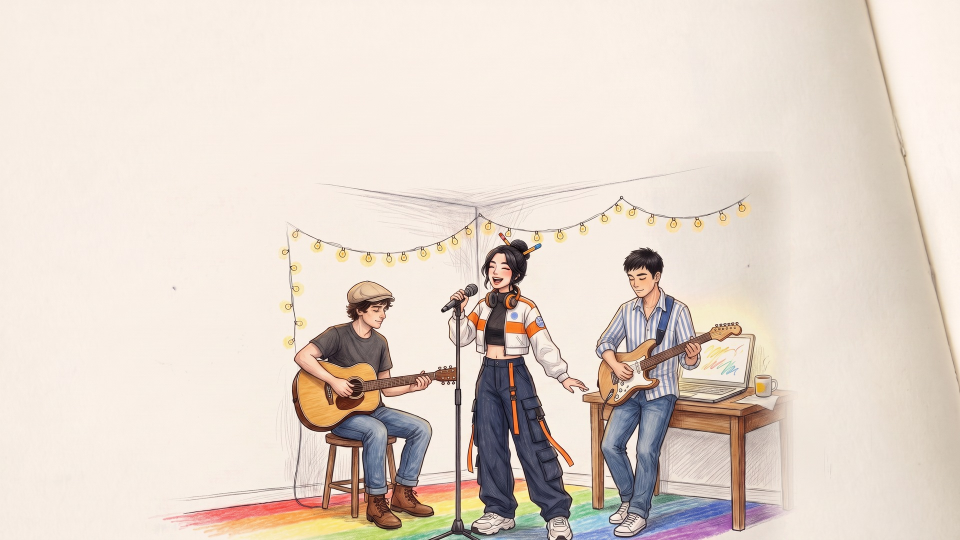
#> input picture media/act5/tex/page11_v46.jpg, 1920 x 1080 px, found by its file name (shown at 1/2 size)
$ python pb_spread47_page11.py ../../media/act5/tex/page11_v46.jpg
#> lines starting #> are read from the running program, lines starting #| are printed output that depends on the picture; after the words box and inside, x2 and y2 are one past the last pixel; in counts of white or black regions, pixels touching at a corner belong together
"""v4.7 v47_outro: the same jacket fixes on the outro's END page (media/act5/tex/page11*.jpg, the 2011 page in colour with all three,
on screen 195.4-203): its sleeve patch is a blue disc of gibberish and both shoulders carry orange strips.
  - shoulder strips (orange) -> jacket white (Lab chroma -> nearby white, L additive), + a small snap at each strap's collar end
  - the blue patch -> erased (Telea inside the arm), round b/w 1420 MHz patch (inputs/sleeve_patch_1420MHz.png) centred ON the band,
    clipped at the arm's outline
Hem and cuffs on this page are already white; bands untouched. Writes page11.jpg + page11_half.jpg (originals kept as *_v46.jpg).
    $OSPY tools/cutscenes/pb_spread47_page11.py [--debug=DIR]"""
import sys, os, shutil, numpy as np, cv2
R = "/home/jade/Documents/vibesong/"
T = R + "media/act5/tex/"
if not os.path.exists(T + "page11_v46.jpg"):
    shutil.copy(T + "page11.jpg", T + "page11_v46.jpg"); shutil.copy(T + "page11_half.jpg", T + "page11_half_v46.jpg")
im = cv2.imread(T + "page11_v46.jpg"); src = im.copy()
#> further down, im is the input picture: shape (1080, 1920, 3); mean B, G, R 203.9, 214.1, 226.7
dbg = dict((a[2:].split('=', 1) + [''])[:2] for a in sys.argv[1:] if a.startswith('--')).get('debug')

# 1) shoulder strips -> white
hsv = cv2.cvtColor(im, cv2.COLOR_BGR2HSV).astype(np.float32); h, s, v = hsv[..., 0], hsv[..., 1], hsv[..., 2]
th = 110 + 40 * np.clip((v - 130) / 60, 0, 1)
w = np.clip(1 - np.maximum(0, np.abs(h - 11) - 8) / 3, 0, 1) * np.clip((s - th) / 35, 0, 1) * np.clip((v - 115) / 40, 0, 1)
lab = cv2.cvtColor(im, cv2.COLOR_BGR2LAB).astype(np.float32)
# on this still the strips are drawn with pale-orange pencil at their edges too: inside the strip boxes any orange-hued px counts
wl = np.clip(1 - np.maximum(0, np.abs(h - 11) - 8) / 3, 0, 1) * np.clip((s - 45) / 40, 0, 1) * np.clip((v - 115) / 40, 0, 1)
for (x0, y0, x1, y1) in [(1041, 591, 1074, 618), (954, 595, 970, 609)]:
    reg = np.zeros(w.shape, np.float32); reg[y0:y1, x0:x1] = 1
    a = np.maximum(w, wl) * reg
    nb = lab[y0 - 25:y1 + 25, x0 - 25:x1 + 25]; hs = hsv[y0 - 25:y1 + 25, x0 - 25:x1 + 25]
    wr = np.median(nb[(hs[..., 1] < 40) & (hs[..., 2] > 200)], axis=0)
    osel = a > 0.9
    orr = np.median(lab[osel], axis=0) if osel.sum() > 10 else np.median(lab[a > 0.3], axis=0) if (a > 0.3).sum() > 5 else None
    if orr is None: continue
    new = lab.copy(); new[..., 0] = np.clip(wr[0] + (lab[..., 0] - orr[0]) * 0.3, 0, 248)   # compressed: the orange's shading strokes must not turn into grey lines
    new[..., 1] = wr[1] + (lab[..., 1] - orr[1]) * 0.05; new[..., 2] = wr[2] + (lab[..., 2] - orr[2]) * 0.05
    ac = np.clip(2 * a, 0, 1)[..., None]; al = (a * a)[..., None]
    lab[..., :1] = lab[..., :1] * (1 - al) + new[..., :1] * al; lab[..., 1:] = lab[..., 1:] * (1 - ac) + new[..., 1:] * ac
#> this loop made 2 passes
#> (wr, orr) on passes 1 to 2: ([241, 130, 134], [169, 158, 174]), ([240, 131, 134], [181.5, 146, 157])
#> pass 1, `hs = hsv[y0 - 25:y1 + 25, x0 - 25:x1 + 25]`:
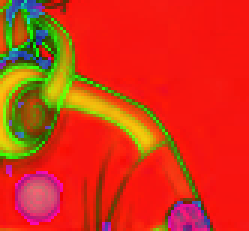
#> hs: shape (77, 83, 3) float32 (shown 3 times larger); mean B, G, R 22.3, 52.4, 212.7
#> pass 1, `osel = a > 0.9`:
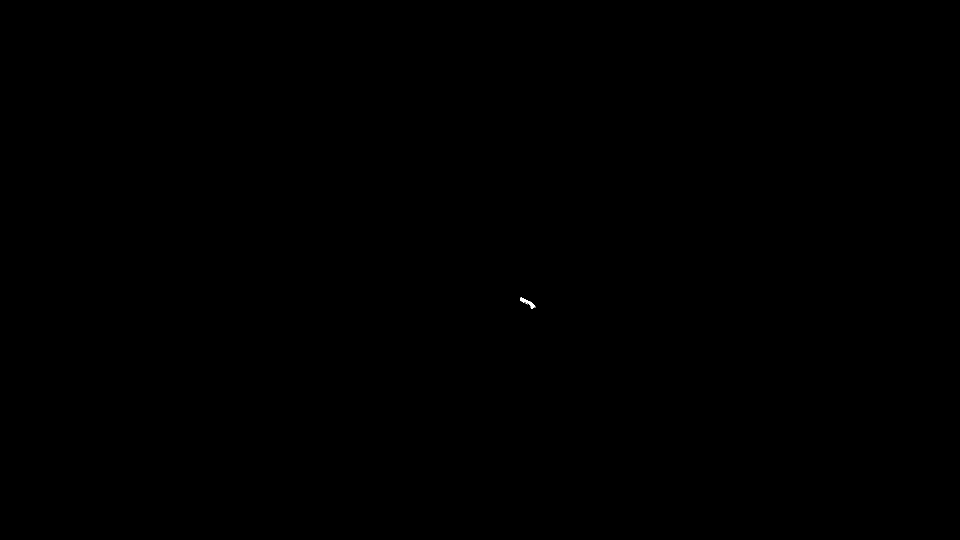
#> osel: shape (1080, 1920) bool (shown at 1/2 size); 0.01% white; 2 white regions (1 under 20 px), largest, box (x1, y1, x2, y2) and area: (1041, 595, 1071, 618) 209
#> after the loop:
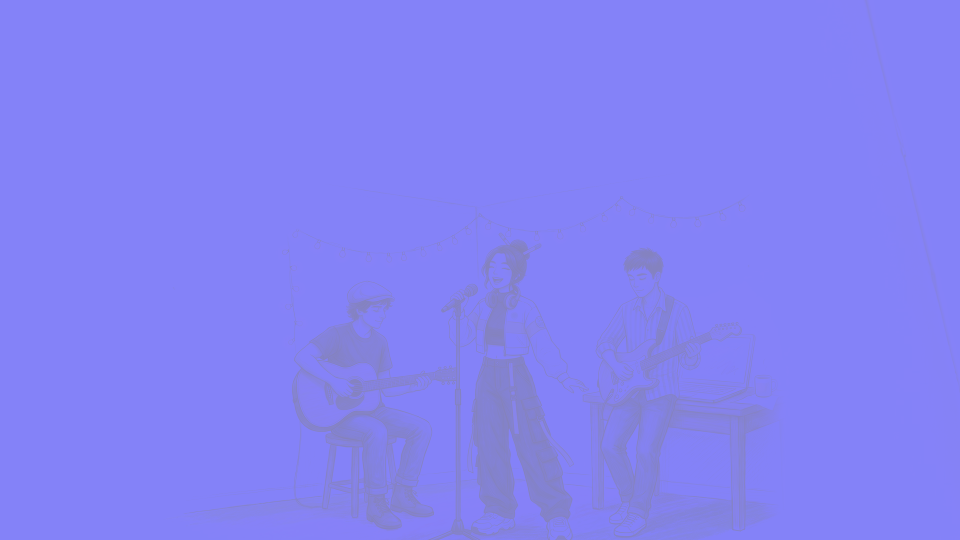
#> new: shape (1080, 1920, 3) float32 (shown at 1/2 size); mean B, G, R 248.9, 128.7, 130.9
#> after the loop: reg: shape (1080, 1920) float32; values 0 (black) and 1 (white), 0.01% white; 1 white region, box (x1, y1, x2, y2) and area: (954, 595, 970, 609) 224
im = cv2.cvtColor(np.clip(lab, 0, 255).astype(np.uint8), cv2.COLOR_LAB2BGR)

# 2) the patch
OC, ORX, ORY = (1080.5, 643.5), 9.5, 12.5                              # the old blue disc
PC, PR, ROT = (1078.5, 648.5), (9.5, 12.0), -22.0                       # new: centred on the band, tilted with the arm
def xline(y): return 1072.0 + 0.45 * (y - 612.0) - 1.6      # the arm's right outline (inner edge; outer edge measured 612-674) across the patch rows
yy, xx = np.mgrid[0:im.shape[0], 0:im.shape[1]].astype(np.float32)
old = ((((xx - OC[0]) / (ORX + 3.0)) ** 2 + ((yy - OC[1]) / (ORY + 3.0)) ** 2) < 1) & (xx < xline(yy) + 0.8)
#> old: shape (1080, 1920) bool; 0.02% white; 1 white region, box (x1, y1, x2, y2) and area: (1069, 629, 1090, 659) 424
im = cv2.inpaint(im, old.astype(np.uint8) * 255, 3, cv2.INPAINT_TELEA)
# (the arm outline itself was never under the old disc: kept as drawn) any blue left on the outline's inner edge -> neutral
hb = cv2.cvtColor(im, cv2.COLOR_BGR2HSV); bl = (hb[..., 0] > 95) & (hb[..., 0] < 130) & (hb[..., 1] > 40) & ((((xx - OC[0]) / (ORX + 3)) ** 2 + ((yy - OC[1]) / (ORY + 3)) ** 2) < 1)
#> after `hb = cv2.cvtColor(im, cv2.COLOR_BGR2HSV)`: hb: shape (1080, 1920, 3); mean H, S, V 21.7, 33.1, 228.7
#> after `bl = (hb[..., 0] > 95) & (hb[..., 0] < 130) & (hb[..., 1] > 40) & (((x`: bl: shape (1080, 1920) bool; every value is 0
g_ = cv2.cvtColor(im, cv2.COLOR_BGR2GRAY); im[bl] = np.stack([g_[bl]] * 3, 1)
SS = 8
pp = cv2.imread(R + "inputs/sleeve_patch_1420MHz.png", cv2.IMREAD_UNCHANGED).astype(np.float32) / 255
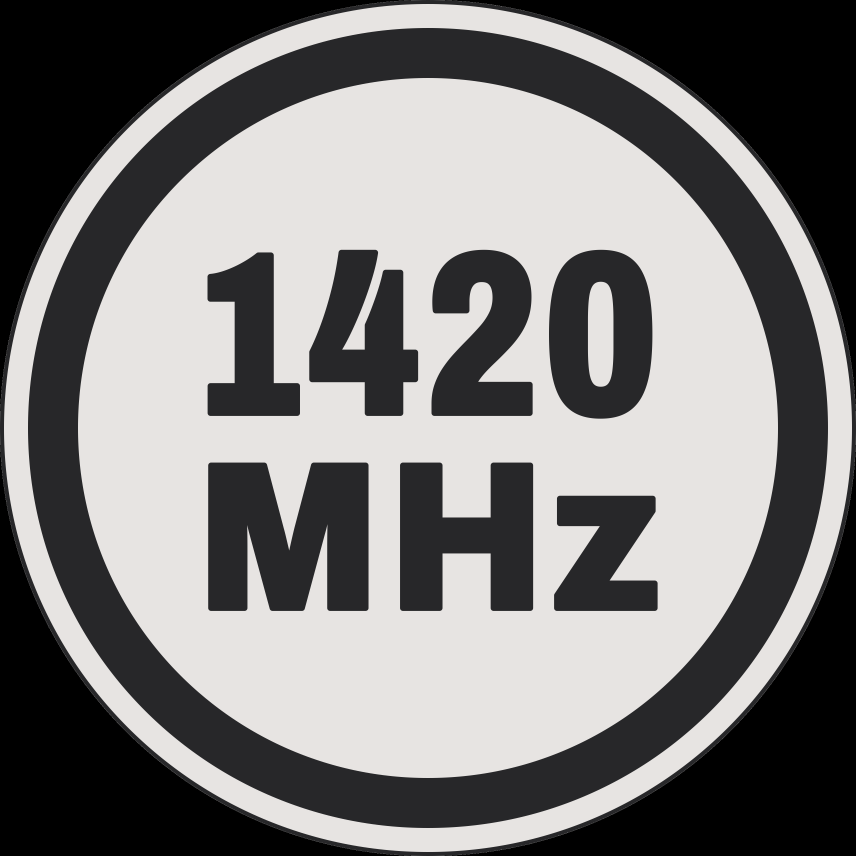
#> input picture inputs/sleeve_patch_1420MHz.png, 2568 x 2568 px, found by its file name (shown at 1/3 size)
pw, ph = int(2 * PR[0] * SS), int(2 * PR[1] * SS)
pp = cv2.resize(pp, (pw, ph), interpolation=cv2.INTER_AREA)
#> pp: shape (192, 152, 4) float32
B = 48; bx0, by0 = int(PC[0]) - B // 2, int(PC[1]) - B // 2
a_ = np.deg2rad(ROT); c, s_ = np.cos(a_), np.sin(a_)
# sprite px -> SS canvas of the box: rotate about the sprite centre, place at PC
M = np.float64([[c, -s_, 0], [s_, c, 0]])
cx_, cy_ = (PC[0] - bx0) * SS, (PC[1] - by0) * SS
M[:, 2] = [cx_ - (c * pw / 2 - s_ * ph / 2), cy_ - (s_ * pw / 2 + c * ph / 2)]
lum = pp[..., :3].mean(2)
yy3, xx3 = np.mgrid[0:ph, 0:pw].astype(np.float32); rr = np.sqrt(((xx3 - pw / 2) / (pw / 2)) ** 2 + ((yy3 - ph / 2) / (ph / 2)) ** 2)
lum = np.where(rr < 0.80, lum.max(), lum)          # BLANK centre: ~19 px wide here, text would only read as gibberish
L = cv2.warpAffine(lum, M, (B * SS, B * SS), flags=cv2.INTER_LINEAR)
A = cv2.warpAffine(pp[..., 3], M, (B * SS, B * SS), flags=cv2.INTER_LINEAR)
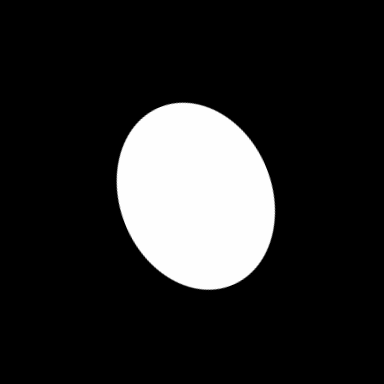
#> A: shape (384, 384) float32; min 0, max 1, mean 0.156
L = cv2.resize(L, (B, B), interpolation=cv2.INTER_AREA); A = cv2.resize(A, (B, B), interpolation=cv2.INTER_AREA)
reg = im[by0:by0 + B, bx0:bx0 + B].astype(np.float32)
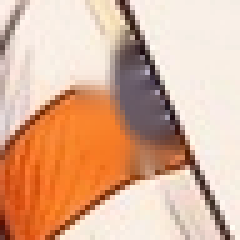
#> reg: shape (48, 48, 3) float32 (shown 5 times larger); mean B, G, R 152, 178, 220.3
hs = cv2.cvtColor(reg.astype(np.uint8), cv2.COLOR_BGR2HSV)
#> hs: shape (48, 48, 3); mean H, S, V 21.4, 82.4, 220.3
white = np.median(reg[(hs[..., 1] < 40) & (hs[..., 2] > 200)], axis=0); dark = np.float32([45, 42, 52])
#> after `white = np.median(reg[(hs[..., 1] < 40) & (hs[..., 2] > 200)], axis=0)`: white = [228, 238, 249]
t = np.clip((L - 0.18) / 0.70, 0, 1)[..., None]; col = dark * (1 - t) + white * t
gr = cv2.cvtColor(reg.astype(np.uint8), cv2.COLOR_BGR2GRAY).astype(np.float32)
col = col * (1 + (np.clip(gr / (cv2.GaussianBlur(gr, (0, 0), 2.0) + 1), 0.88, 1.1)[..., None] - 1) * 0.6)
col = cv2.GaussianBlur(col, (0, 0), 0.45)
by_, bx_ = np.mgrid[by0:by0 + B, bx0:bx0 + B].astype(np.float32)
clip = np.clip(xline(by_) + 0.5 - bx_, 0, 1)
al = (A * clip)[..., None] * 0.97
im[by0:by0 + B, bx0:bx0 + B] = np.clip(reg * (1 - al) + col * al, 0, 255).astype(np.uint8)

# 3) snaps at the straps' collar ends (only on jacket-white px)
def snap(f, x, y, r=2.6):
#> called with x = 1047, y = 596.5, r = 2.6
    S2 = 8; Bs = 12; x0, y0 = int(x) - Bs // 2, int(y) - Bs // 2
    yy2, xx2 = np.mgrid[0:Bs * S2, 0:Bs * S2].astype(np.float32); cx, cy = (x - x0) * S2, (y - y0) * S2
    d = np.sqrt((xx2 - cx) ** 2 + (yy2 - cy) ** 2) / S2
    ds = lambda q: cv2.resize(q, (Bs, Bs), interpolation=cv2.INTER_AREA)[..., None]
    rim, inner = ds(np.clip(r - d, 0, 1)), ds(np.clip(r - 0.9 - d, 0, 1))
    hl = ds(np.clip(0.8 - np.sqrt((xx2 - cx + 0.7 * S2) ** 2 + (yy2 - cy + 0.7 * S2) ** 2) / S2, 0, 1))
    sh = ds(np.clip(r + 0.2 - np.sqrt((xx2 - cx - 0.7 * S2) ** 2 + (yy2 - cy - 0.8 * S2) ** 2) / S2, 0, 1)) * 0.3
    rg = f[y0:y0 + Bs, x0:x0 + Bs].astype(np.float32); hs2 = cv2.cvtColor(rg.astype(np.uint8), cv2.COLOR_BGR2HSV)
    ok = cv2.GaussianBlur(((hs2[..., 2] > 150) & (hs2[..., 1] < 70)).astype(np.float32), (0, 0), 0.6)[..., None]
    o = rg * (1 - sh * 0.5); o = o * (1 - rim) + np.float32([50, 45, 60]) * rim; o = o * (1 - inner) + np.float32([196, 196, 204]) * inner
    o = o * (1 - hl * 0.8) + np.float32([250, 250, 252]) * hl * 0.8
    f[y0:y0 + Bs, x0:x0 + Bs] = np.clip(rg * (1 - ok) + o * ok, 0, 255).astype(np.uint8)
snap(im, 1047.0, 596.5); snap(im, 963.0, 601.5, r=1.9)
#> in snap (call 2), `f[y0:y0 + Bs, x0:x0 + Bs] = np.clip(rg * (1 - ok) + o * ok, 0, 255).as..`: f: shape (1080, 1920, 3); mean B, G, R 203.9, 214.4, 227.1

cv2.imwrite(T + "page11.jpg", im, [cv2.IMWRITE_JPEG_QUALITY, 95])
cv2.imwrite(T + "page11_half.jpg", cv2.resize(im, (im.shape[1] // 2, im.shape[0] // 2), interpolation=cv2.INTER_AREA), [cv2.IMWRITE_JPEG_QUALITY, 95])
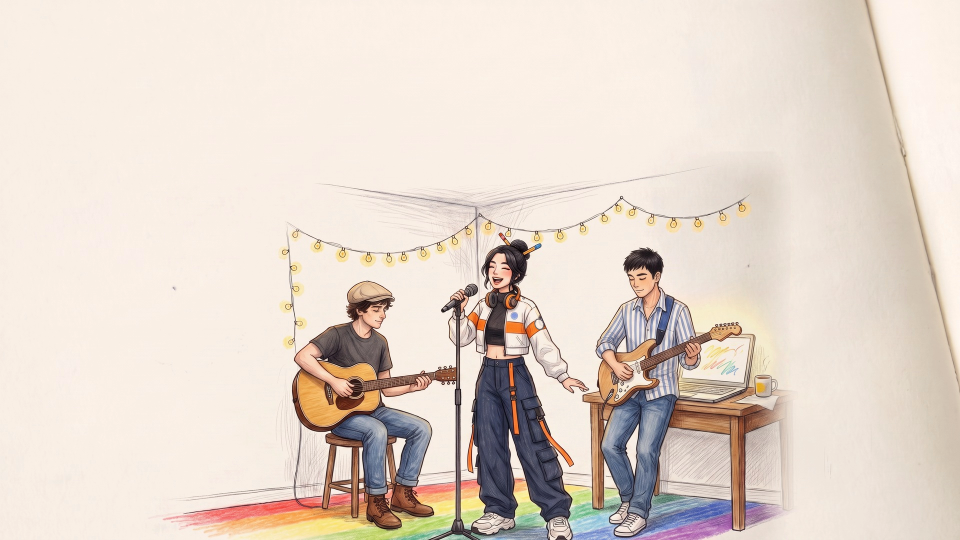
#> saved as page11_half.jpg: shape (540, 960, 3); mean B, G, R 204, 214.5, 227.2
if dbg:
    os.makedirs(dbg, exist_ok=True)
    z = lambda q: cv2.resize(q[570:700, 930:1110], None, fx=4, fy=4, interpolation=cv2.INTER_CUBIC)
    cv2.imwrite(dbg + "/page11_ab.jpg", np.hstack([z(src), z(im)]))
print("page11 done")
